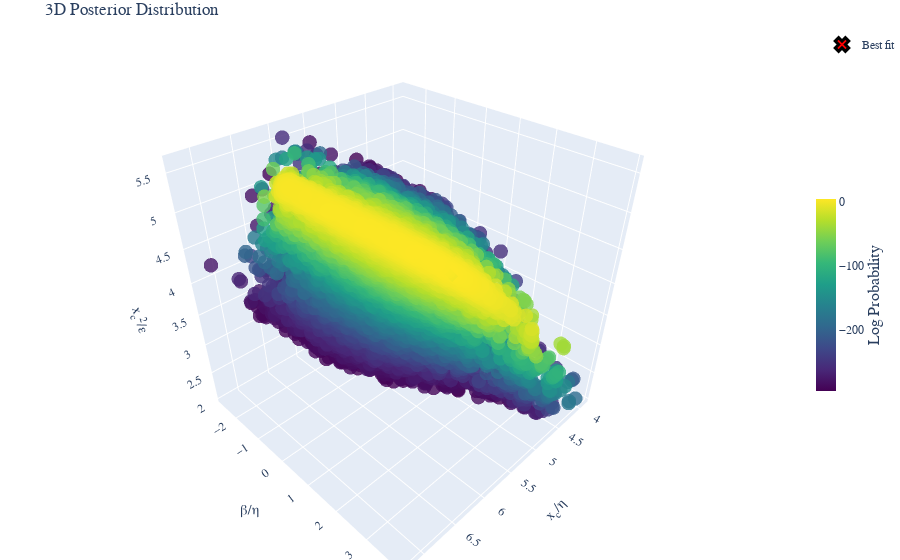

Notebook code for this chart:
### Code cell
fig =post.plot_posterior3D_interactive([0,1,2],labels=labels_trans, truths=np.log(truths_trans),truth_label="Best fit" )
# Save the figure using matplotlib's savefig instead of plotly's write_image
fig.show()
if SAVE_PRODUCTS:
    # Save the figure as HTML
    html_file_name = config_name+test_str+'_3D_plot'
    if subfolder is not None:
        html_file_name = os.path.join(subfolder, html_file_name)
    html_path = os.path.join(Products_folder, 'html_3d_plots', f'{html_file_name}.html')
    # Create directory if it doesn't exist
    os.makedirs(os.path.dirname(html_path), exist_ok=True)
    fig.write_html(html_path)

### Figure 1 — Plotly figure (JSON) as saved in the notebook; plotly's stock layout.template omitted (floating-point values rounded to 4 significant figures; data arrays with more than 128 entries replaced by an {"elided": "..."} marker saying what was removed)
{"data": [{"marker": {"color": {"elided": "21472 float values"}, "colorbar": {"len": 0.4, "thickness": 20, "title": {"font": {"size": 16}, "side": "right", "text": "Log Probability"}, "x": 1.0, "y": 0.5}, "colorscale": [[0.0, "#440154"], [0.1111, "#482878"], [0.2222, "#3e4989"], [0.3333, "#31688e"], [0.4444, "#26828e"], [0.5556, "#1f9e89"], [0.6667, "#35b779"], [0.7778, "#6ece58"], [0.8889, "#b5de2b"], [1.0, "#fde725"]], "opacity": 0.8, "size": 5}, "mode": "markers", "name": "Posterior", "scene": "scene", "showlegend": false, "type": "scatter3d", "x": {"elided": "21472 float values"}, "y": {"elided": "21472 float values"}, "z": {"elided": "21472 float values"}}, {"marker": {"color": "red", "line": {"color": "black", "width": 3}, "size": 12, "symbol": "x"}, "mode": "markers", "name": "Best fit", "scene": "scene", "showlegend": true, "type": "scatter3d", "x": [5.577], "y": [1.785], "z": [4.569]}], "layout": {"font": {"family": "Computer Modern"}, "margin": {"b": 0, "l": 0, "r": 0, "t": 30}, "scene": {"aspectmode": "cube", "xaxis": {"exponentformat": "e", "showexponent": "all", "title": {"font": {"size": 14}, "text": "x<sub>c</sub>/η"}}, "yaxis": {"exponentformat": "e", "showexponent": "all", "title": {"font": {"size": 14}, "text": "β/η"}}, "zaxis": {"exponentformat": "e", "showexponent": "all", "title": {"font": {"size": 14}, "text": "x<sub>c</sub><sup>2</sup>/ε"}}}, "title": {"text": "3D Posterior Distribution"}}}
